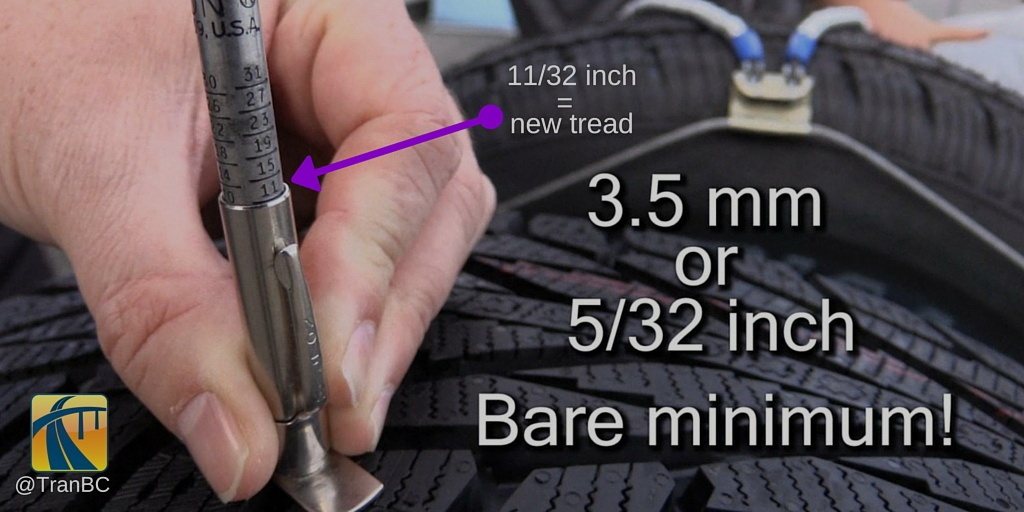
#> input picture data/augmented/good/11_32-new-tire-tread_aug3.jpg, 1024 x 512 px, found by its file name
$ python clean_dataset.py   (older library calls are emulated)
#> lines starting #> are read from the running program, lines starting #| are printed output that depends on the picture
import cv2
import os
import shutil
import numpy as np

def is_valid_tyre_image(path):
#> called with path = 'data/good/11_32-new-tire-tread_aug3.jpg'
    img = cv2.imread(path)
#> img is the input picture: shape (512, 1024, 3); mean B, G, R 81.7, 79.8, 92.4
    if img is None:
        return False

    h, w = img.shape[:2]
#> h = 512; w = 1024

    # Too small
    if h < 100 or w < 100:
        return False

    gray = cv2.cvtColor(img, cv2.COLOR_BGR2GRAY)
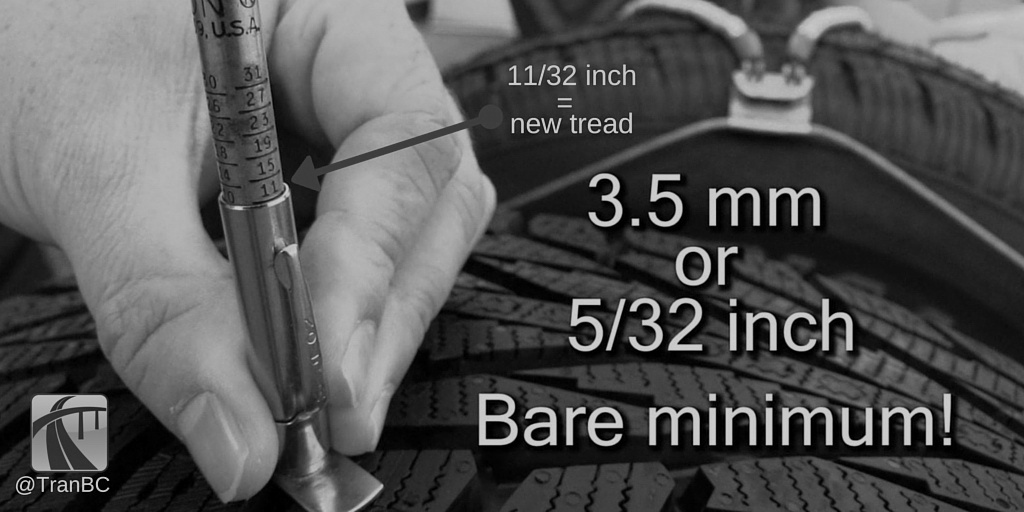
#> gray: shape (512, 1024); min 0, max 209, mean 83.8

    # Too dark / bright
    if gray.mean() < 30 or gray.mean() > 220:
        return False

    # Blur detection
    lap_var = cv2.Laplacian(gray, cv2.CV_64F).var()
#> lap_var = 512.6
    if lap_var < 80:
        return False

    # Aspect ratio
    ratio = max(h, w) / min(h, w)
#> ratio = 2
    if ratio > 4.0:
        return False

    # Texture check
    if gray.std() < 15:
        return False

    return True


base = "data"

for label in ["good", "bad"]:
    src = os.path.join(base, label)
    clean = os.path.join(base, "clean", label)

    os.makedirs(clean, exist_ok=True)

    kept = 0
    removed = 0

    for fname in os.listdir(src):
        fpath = os.path.join(src, fname)

        if is_valid_tyre_image(fpath):
            shutil.copy(fpath, os.path.join(clean, fname))
            kept += 1
        else:
            removed += 1

    print(f"{label}: kept {kept}, removed {removed}")
